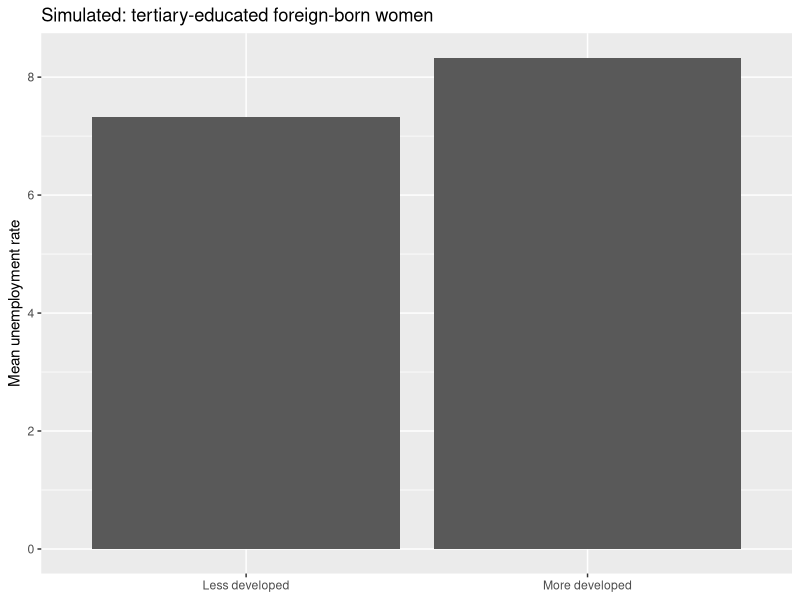
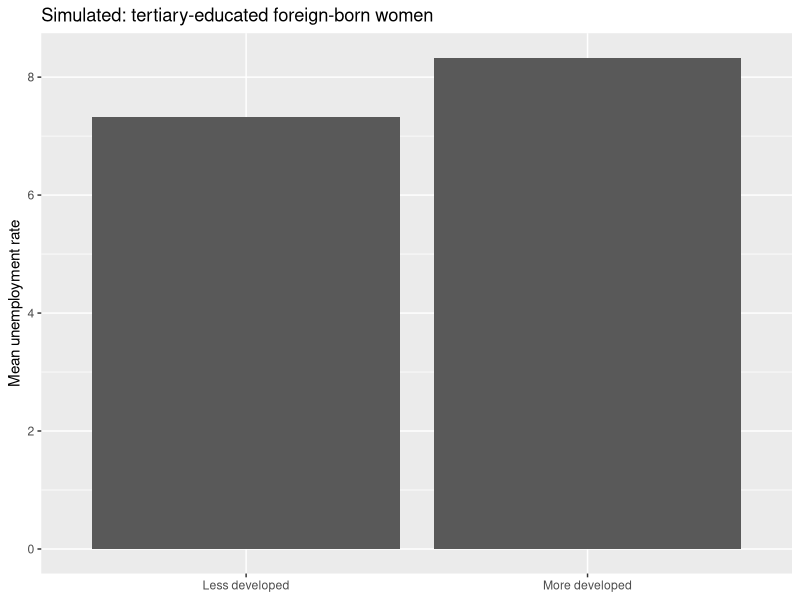
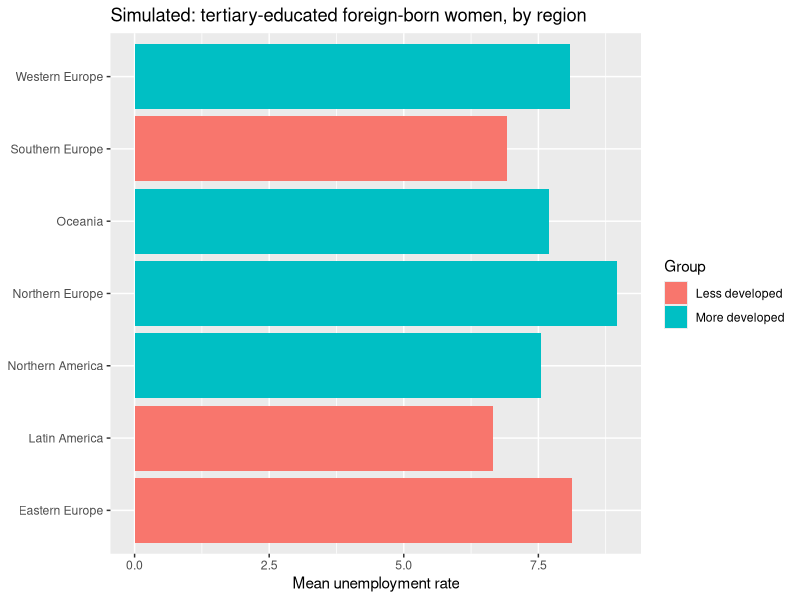
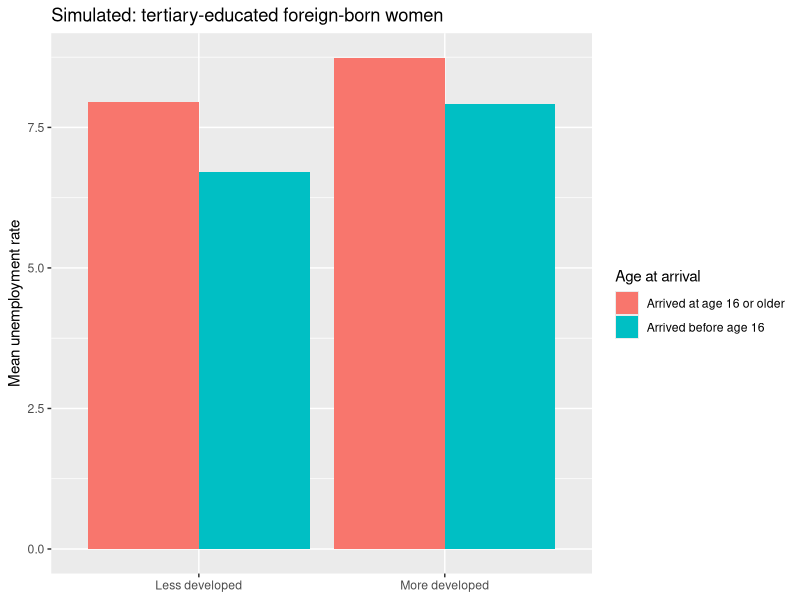
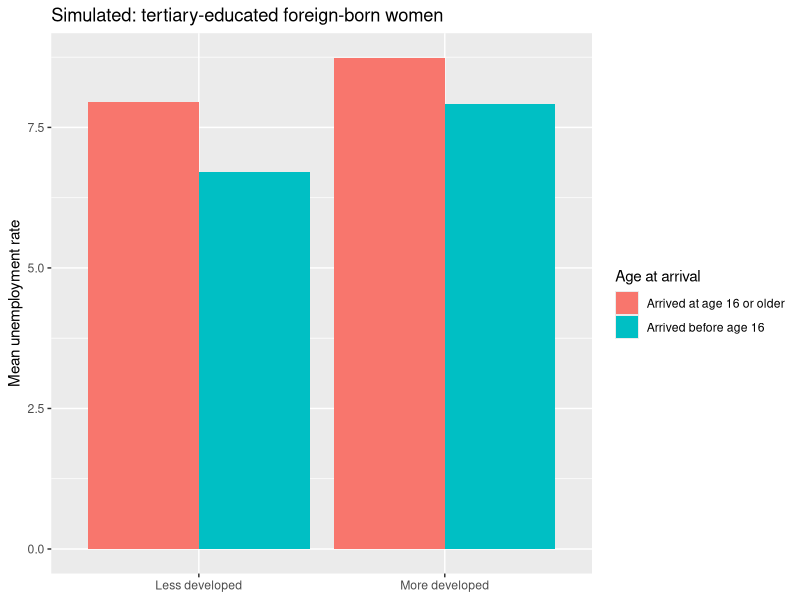
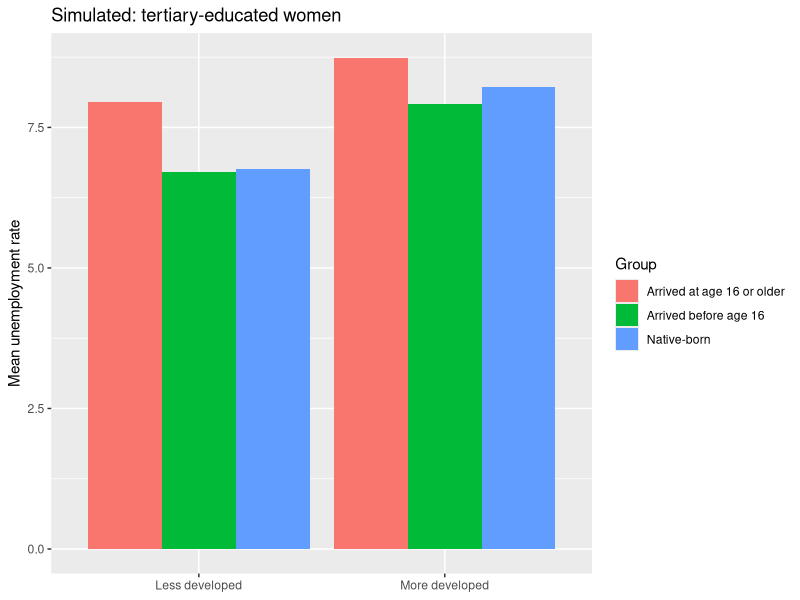

These charts were generated, in order, by the following R code:
## ---- chunk 1
library(tidyverse)

set.seed(916)

#Simulate the structure of the real data, based on the data of OECD
country_region <- tibble(
  country = c("Canada", "United States",
              "Mexico", "Costa Rica", "Colombia", "Chile",
              "Australia", "New Zealand",
              "Austria", "Belgium", "France", "Germany", "Luxembourg",
              "Netherlands", "Switzerland",
              "Estonia", "Ireland", "Latvia", "Lithuania", "Norway",
              "Sweden", "United Kingdom",
              "Greece", "Italy", "Portugal", "Slovenia", "Spain",
              "Bulgaria", "Czechia", "Hungary", "Poland", "Romania",
              "Slovak Republic"),
  region  = c(rep("Northern America", 2),
              rep("Latin America", 4),
              rep("Oceania", 2),
              rep("Western Europe", 7),
              rep("Northern Europe", 7),
              rep("Southern Europe", 5),
              rep("Eastern Europe", 6))
)

head(country_region)
## ---- chunk 2
#建立個人性質
n_countries <- length(country_region$country)   # 33

simulated_ppl <- tibble(
  country = rep(country_region$country, each = 18),
  sex = rep(rep(c("Female", "Male"), each = 9), times = n_countries),
  education = rep(rep(c("Below upper secondary",
                        "Upper secondary / post-secondary non-tertiary",
                        "Tertiary"), each = 3),
                    times = 2 * n_countries),
  birth_place = rep(c("Foreign-born", "Foreign-born", "Native-born"),   
                    times = 6 * n_countries),
  arrival_age = rep(c("Arrived before age 16", "Arrived at age 16 or older",
                      "Not applicable"),
                    times = 6 * n_countries)
)

head(simulated_ppl)
## ---- chunk 3
#add region and development group
simulated_groups <- 
  simulated_ppl |>
  left_join(country_region, by = "country") |>
  mutate(
    development_group = case_match(
      region,
      c("Northern America", "Oceania", "Western Europe", "Northern Europe") ~ "More developed",
      c("Latin America", "Southern Europe", "Eastern Europe") ~ "Less developed",
      .default = NA_character_
    )
  )

head(simulated_groups)
## ---- chunk 4
#unemployment rate
simulated_rates <- 
  simulated_groups |>
  mutate(
    unemployment_rate = sample(seq(1, 15, by = 0.1),
                               size = n(),
                               replace = TRUE)
  )

head(simulated_rates)
simulated_rates |> summarise(min_rate = min(unemployment_rate),
                             max_rate = max(unemployment_rate))
## ---- chunk 5
simulated_data <- 
  simulated_rates |>
  select(region, development_group, sex, education, birth_place, arrival_age, unemployment_rate)
## ---- chunk 6
women_tertiary_simulated <- 
  simulated_data |>
  filter(sex == "Female",
         education == "Tertiary") |>
  drop_na(development_group, unemployment_rate) |>
  mutate(comparison_group = if_else(birth_place == "Native-born",
                                    "Native-born",
                                    arrival_age))

# ★ CHANGED: only foreign-born women for the first mean
mean_by_group <- 
  women_tertiary_simulated |>
  filter(birth_place == "Foreign-born") |>
  group_by(development_group) |>
  summarise(mean_rate = mean(unemployment_rate))

mean_by_group
## ---- chunk 7
mean_by_group |>
  ggplot(aes(x = development_group, y = mean_rate)) +
  geom_col() +
  labs(x = NULL,
       y = "Mean unemployment rate",
       title = "Simulated: tertiary-educated foreign-born women")
## ---- chunk 8
mean_by_group |>
  ggplot(aes(x = development_group, y = mean_rate)) +
  geom_col() +
  labs(x = NULL,
       y = "Mean unemployment rate",
       title = "Simulated: tertiary-educated foreign-born women")

women_tertiary_simulated |>
  filter(birth_place == "Foreign-born") |>                    # ★ CHANGED (added)
  group_by(region, development_group) |>
  summarise(mean_rate = mean(unemployment_rate), .groups = "drop") |>
  ggplot(aes(x = region, y = mean_rate, fill = development_group)) +
  geom_col() +
  coord_flip() +
  labs(x = NULL,
       y = "Mean unemployment rate",
       fill = "Group",
       title = "Simulated: tertiary-educated foreign-born women, by region")
## ---- chunk 9
mean_by_group_arrival <- 
  women_tertiary_simulated |>
  filter(birth_place == "Foreign-born") |>                 
  group_by(development_group, arrival_age) |>
  summarise(mean_rate = mean(unemployment_rate),
            .groups = "drop")

mean_by_group_arrival

mean_by_group_arrival |>
  ggplot(aes(x = development_group, y = mean_rate, fill = arrival_age)) +
  geom_col(position = "dodge") +
  labs(x = NULL,
       y = "Mean unemployment rate",
       fill = "Age at arrival",
       title = "Simulated: tertiary-educated foreign-born women")
## ---- chunk 10
mean_by_group_arrival |>
  ggplot(aes(x = development_group, y = mean_rate, fill = arrival_age)) +
  geom_col(position = "dodge") +
  labs(x = NULL,
       y = "Mean unemployment rate",
       fill = "Age at arrival",
       title = "Simulated: tertiary-educated foreign-born women")
## ---- chunk 11
mean_by_comparison <- 
  women_tertiary_simulated |>
  group_by(development_group, comparison_group) |>
  summarise(mean_rate = mean(unemployment_rate), .groups = "drop")

mean_by_comparison

# ★foreign-born - native-born
gap_table <- mean_by_comparison |>
  pivot_wider(names_from = comparison_group, values_from = mean_rate) |>
  mutate(gap_arrived_before_16 = `Arrived before age 16` - `Native-born`,
         gap_arrived_16_or_older = `Arrived at age 16 or older` - `Native-born`)

gap_table
## ---- chunk 12
mean_by_comparison |>
  ggplot(aes(x = development_group, y = mean_rate, fill = comparison_group)) +
  geom_col(position = "dodge") +
  labs(x = NULL,
       y = "Mean unemployment rate",
       fill = "Group",
       title = "Simulated: tertiary-educated women")
